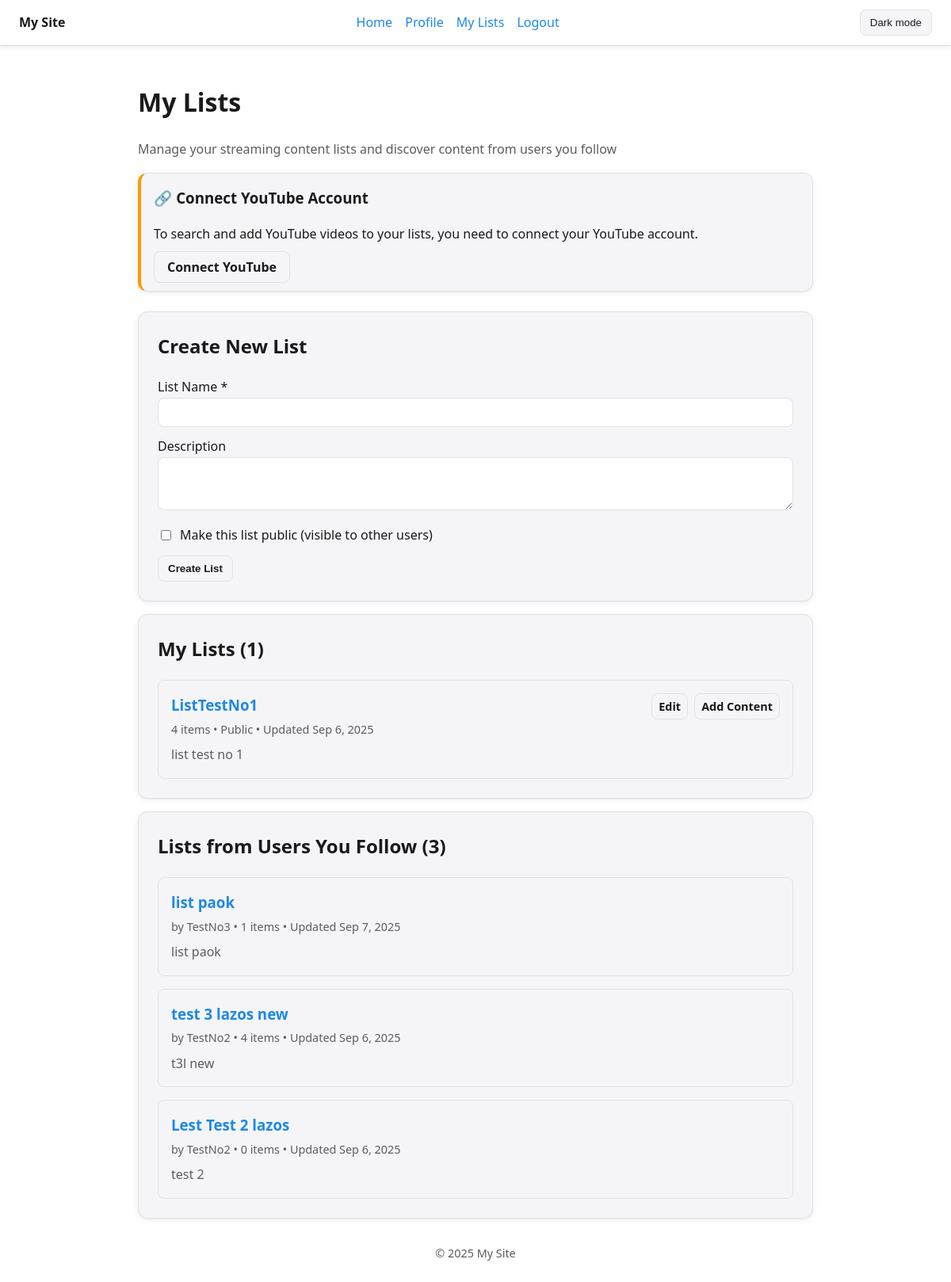
Screenshot of /php/my_lists.php (signed in) with the database file from the repository.
### tables this page shows
CREATE TABLE `user_lists` (
  `id` int(10) UNSIGNED NOT NULL,
  `user_id` int(10) UNSIGNED NOT NULL,
  `list_name` varchar(255) NOT NULL,
  `description` text DEFAULT NULL,
  `is_public` tinyint(1) DEFAULT 0,
  `created_at` datetime NOT NULL DEFAULT current_timestamp(),
  `updated_at` datetime NOT NULL DEFAULT current_timestamp() ON UPDATE current_timestamp()
);

CREATE TABLE `users` (
  `id` int(10) UNSIGNED NOT NULL,
  `first_name` varchar(100) NOT NULL,
  `last_name` varchar(100) NOT NULL,
  `username` varchar(100) NOT NULL,
  `password_hash` varchar(255) NOT NULL,
  `email` varchar(190) NOT NULL,
  `created_at` datetime NOT NULL DEFAULT current_timestamp()
);

### php/youtube_config.php (called while the page is built, shortened)
<?php
function getYouTubeOAuthUrl() {
    $params = [
        'client_id' => YOUTUBE_CLIENT_ID,
        'redirect_uri' => YOUTUBE_REDIRECT_URI,
        'scope' => implode(' ', YOUTUBE_SCOPES),
        'response_type' => 'code',
        'access_type' => 'offline',
        'prompt' => 'consent'
    ];
    return YOUTUBE_OAUTH_URL . '?' . http_build_query($params);
}
function refreshAccessToken($refreshToken) {
    $data = [
        'client_id' => YOUTUBE_CLIENT_ID,
        'client_secret' => YOUTUBE_CLIENT_SECRET,
        'refresh_token' => $refreshToken,
        'grant_type' => 'refresh_token'
    ];
    $ch = curl_init();
    $httpCode = curl_getinfo($ch, CURLINFO_HTTP_CODE);
    return false;
}
function hasValidYouTubeCredentials($userId, $pdo) {
    $stmt = $pdo->prepare('SELECT * FROM youtube_credentials WHERE user_id = :user_id');
    $stmt->execute([':user_id' => $userId]);
    $credentials = $stmt->fetch();
    if ($credentials['expires_at'] && strtotime($credentials['expires_at']) < time()) {
        if ($credentials['refresh_token']) {
            $newToken = refreshAccessToken($credentials['refresh_token']);
        }
        return false;
    }
    return true;
}
?>

### php/my_lists.php (the view, shortened to what this page needs)
<?php
require_once __DIR__ . '/db.php';
require_once __DIR__ . '/youtube_config.php';
$user_id = $_SESSION['user_id'];
$stmt = $pdo->prepare('
    SELECT ul.*,
           COUNT(li.id) as item_count,
           u.username
    FROM user_lists ul
    LEFT JOIN list_items li ON ul.id = li.list_id
    LEFT JOIN users u ON ul.user_id = u.id
    WHERE ul.user_id = :user_id
    GROUP BY ul.id
    ORDER BY ul.updated_at DESC
');
$stmt->execute([':user_id' => $user_id]);
$user_lists = $stmt->fetchAll();
$stmt = $pdo->prepare('
    SELECT ul.*,
           COUNT(li.id) as item_count,
           u.username
    FROM user_lists ul
    LEFT JOIN list_items li ON ul.id = li.list_id
    LEFT JOIN users u ON ul.user_id = u.id
    INNER JOIN user_follows uf ON ul.user_id = uf.following_id
    WHERE uf.follower_id = :user_id AND ul.is_public = 1
    GROUP BY ul.id
    ORDER BY ul.updated_at DESC
');
$stmt->execute([':user_id' => $user_id]);
$followed_lists = $stmt->fetchAll();
$has_youtube_auth = hasValidYouTubeCredentials($user_id, $pdo);
?>
<!DOCTYPE html>
<html lang="en" data-theme="light">
<head>
  <link rel="stylesheet" href="styles.css">
</head>
<body>
  <header class="site-header">
    <div class="header-inner">
      <div class="brand"><span>My Site</span></div>
      <nav>
        <a href="index.html">Home</a>
        <a href="profile.php">Profile</a>
        <a href="my_lists.php" aria-current="page">My Lists</a>
        <a href="logout.php">Logout</a>
      </nav>
      <button class="theme-toggle" type="button" data-action="toggle-theme" aria-label="Toggle theme">Dark mode</button>
    </div>
  </header>
  <main class="container">
    <h1>My Lists</h1>
    <p class="muted">Manage your streaming content lists and discover content from users you follow</p>
    <?php if (!$has_youtube_auth): ?>
      <div class="card" style="padding:16px; border-left:4px solid #ff9800;">
        <h3 style="margin-top:0;">🔗 Connect YouTube Account</h3>
        <p>To search and add YouTube videos to your lists, you need to connect your YouTube account.</p>
        <a href="<?php echo getYouTubeOAuthUrl(); ?>" class="theme-toggle" style="text-decoration:none; font-weight:600; padding:8px 16px;">Connect YouTube</a>
      </div>
      <br>
    <?php endif; ?>
    <div class="card" style="padding:24px;">
      <h2 style="margin-top:0;">Create New List</h2>
      <form method="post" action="my_lists.php" style="display:grid; gap:12px;">
        <div>
          <label for="list_name">List Name *</label><br>
          <input type="text" id="list_name" name="list_name" required style="width:100%; padding:10px; border:1px solid var(--border-color); background:var(--bg-color); color:var(--text-color); border-radius:8px;">
        </div>
        <div>
          <label for="description">Description</label><br>
          <textarea id="description" name="description" rows="3" style="width:100%; padding:10px; border:1px solid var(--border-color); background:var(--bg-color); color:var(--text-color); border-radius:8px; resize:vertical;"></textarea>
        </div>
        <div>
          <label style="display:flex; align-items:center; gap:8px;">
            <input type="checkbox" name="is_public" value="1">
            <span>Make this list public (visible to other users)</span>
          </label>
        </div>
        <div>
          <button type="submit" class="theme-toggle" style="font-weight:600;">Create List</button>
        </div>
      </form>
    </div>
    <div class="card" style="padding:24px; margin-top:16px;">
      <h2 style="margin-top:0;">My Lists (<?php echo count($user_lists); ?>)</h2>
      <?php if (empty($user_lists)): ?>
        <p class="muted">You haven't created any lists yet. Create your first list above!</p>
      <?php else: ?>
        <div style="display:grid; gap:16px;">
          <?php foreach ($user_lists as $list): ?>
            <div style="padding:16px; background:var(--card-bg); border:1px solid var(--border-color); border-radius:8px;">
              <div style="display:flex; justify-content:space-between; align-items:start; margin-bottom:8px;">
                <div>
                  <h3 style="margin:0 0 4px 0;">
                    <a href="view_list.php?id=<?php echo $list['id']; ?>" style="color:var(--accent); text-decoration:none;">
                      <?php echo htmlspecialchars($list['list_name'], ENT_QUOTES, 'UTF-8'); ?>
                    </a>
                  </h3>
                  <p style="margin:0; color:var(--muted-text); font-size:0.9rem;">
                    <?php echo $list['item_count']; ?> items •
                    <?php echo $list['is_public'] ? 'Public' : 'Private'; ?> •
                    Updated <?php echo date('M j, Y', strtotime($list['updated_at'])); ?>
                  </p>
                </div>
                <div style="display:flex; gap:8px;">
                  <a href="edit_list.php?id=<?php echo $list['id']; ?>" class="theme-toggle" style="text-decoration:none; font-weight:600; padding:4px 8px; font-size:0.9rem;">Edit</a>
                  <a href="add_content.php?list_id=<?php echo $list['id']; ?>" class="theme-toggle" style="text-decoration:none; font-weight:600; padding:4px 8px; font-size:0.9rem;">Add Content</a>
                </div>
              </div>
              <?php if ($list['description']): ?>
                <p style="margin:0; color:var(--muted-text);"><?php echo htmlspecialchars($list['description'], ENT_QUOTES, 'UTF-8'); ?></p>
              <?php endif; ?>
            </div>
          <?php endforeach; ?>
        </div>
      <?php endif; ?>
    </div>
    <?php if (!empty($followed_lists)): ?>
      <div class="card" style="padding:24px; margin-top:16px;">
        <h2 style="margin-top:0;">Lists from Users You Follow (<?php echo count($followed_lists); ?>)</h2>
        <div style="display:grid; gap:16px;">
          <?php foreach ($followed_lists as $list): ?>
            <div style="padding:16px; background:var(--card-bg); border:1px solid var(--border-color); border-radius:8px;">
              <div style="display:flex; justify-content:space-between; align-items:start; margin-bottom:8px;">
                <div>
                  <h3 style="margin:0 0 4px 0;">
                    <a href="view_list.php?id=<?php echo $list['id']; ?>" style="color:var(--accent); text-decoration:none;">
                      <?php echo htmlspecialchars($list['list_name'], ENT_QUOTES, 'UTF-8'); ?>
                    </a>
                  </h3>
                  <p style="margin:0; color:var(--muted-text); font-size:0.9rem;">
                    by <?php echo htmlspecialchars($list['username'], ENT_QUOTES, 'UTF-8'); ?> •
                    <?php echo $list['item_count']; ?> items •
                    Updated <?php echo date('M j, Y', strtotime($list['updated_at'])); ?>
                  </p>
                </div>
              </div>
              <?php if ($list['description']): ?>
                <p style="margin:0; color:var(--muted-text);"><?php echo htmlspecialchars($list['description'], ENT_QUOTES, 'UTF-8'); ?></p>
              <?php endif; ?>
            </div>
          <?php endforeach; ?>
        </div>
      </div>
    <?php endif; ?>
    <p class="footer">© <?php echo date('Y'); ?> My Site</p>
  </main>
</body>
</html>

### php/styles.css (style rules this page uses)
:root { --bg-color: #ffffff; --text-color: #1a1a1a; --muted-text: #5c5c5c; --card-bg: #f5f5f7; --border-color: #e1e1e6; --accent: #1e88e5; --link: #1e88e5; --shadow: 0 1px 2px rgba(0,0,0,0.04), 0 2px 8px rgba(0,0,0,0.06); }
* { box-sizing: border-box; }
body { margin: 0; font-family: system-ui, -apple-system, Segoe UI, Roboto, Ubuntu, Cantarell, Noto Sans, Helvetica, Arial, "Apple Color Emoji", "Segoe UI Emoji"; background: var(--bg-color); color: var(--text-color); line-height: 1.6; }
.container { max-width: 900px; margin: 0 auto; padding: 24px; }
header.site-header { position: sticky; top: 0; background: var(--bg-color); border-bottom: 1px solid var(--border-color); box-shadow: var(--shadow); z-index: 10; }
.header-inner { display: flex; align-items: center; justify-content: space-between; gap: 16px; padding: 12px 24px; }
.brand { display: flex; align-items: center; gap: 10px; font-weight: 700; }
nav a { color: var(--link); text-decoration: none; margin-right: 12px; }
.theme-toggle { appearance: none; border: 1px solid var(--border-color); background: var(--card-bg); color: var(--text-color); padding: 8px 12px; border-radius: 8px; cursor: pointer; }
main { padding-top: 12px; }
.card { background: var(--card-bg); border: 1px solid var(--border-color); border-radius: 12px; box-shadow: var(--shadow); }
.muted { color: var(--muted-text); }
.footer { margin-top: 32px; color: var(--muted-text); font-size: 0.9rem; text-align: center; }

### rows the page displays
user_lists: list_name "ListTestNo1", item_count "4", is_public "Public", updated_at "Sep 6, 2025", description "list test no 1"
user_lists: list_name "list paok", user.username "TestNo3", item_count "1", updated_at "Sep 7, 2025", description "list paok"
user_lists: list_name "test 3 lazos new", user.username "TestNo2", item_count "4", updated_at "Sep 6, 2025", description "t3l new"
user_lists: list_name "Lest Test 2 lazos", user.username "TestNo2", item_count "0", updated_at "Sep 6, 2025", description "test 2"

### other values shown
count($user_lists) "1"
count($followed_lists) "3"
